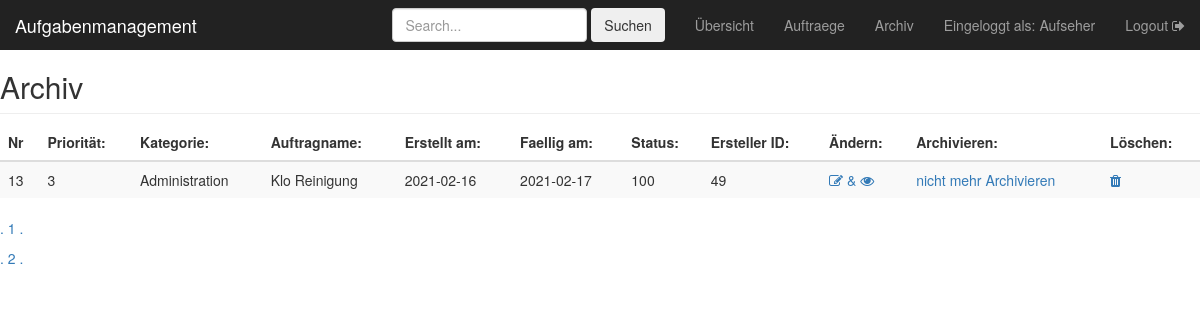
Screenshot of /login/archiv.php (signed in) with the database file from the repository.
### tables this page shows
CREATE TABLE `auftraege` (
  `id` int(11) NOT NULL AUTO_INCREMENT,
  `prioritaet` int(11) NOT NULL,
  `id_kategorien` int(11) DEFAULT NULL,
  `Auftragsname` varchar(50) NOT NULL,
  `Auftragsbeschreibung` text NOT NULL,
  `erstelldatum` date NOT NULL,
  `faellig_am` date NOT NULL,
  `Status` int(11) DEFAULT NULL,
  `ersteller` int(20) DEFAULT NULL,
  `archiviert` varchar(10) DEFAULT NULL,
  PRIMARY KEY (`id`),
  KEY `id_kategorien` (`id_kategorien`),
  CONSTRAINT `auftraege_ibfk_1` FOREIGN KEY (`id_kategorien`) REFERENCES `kategorien` (`id`)
);

CREATE TABLE `kategorien` (
  `id` int(20) NOT NULL AUTO_INCREMENT,
  `kategorienamen` varchar(255) NOT NULL,
  PRIMARY KEY (`id`)
);

### login/archiv.php (the view, shortened to what this page needs)
<?php
include "dbconnector.inc.php";
?>
<!DOCTYPE html>
<html lang="en"><head><meta http-equiv="Content-Type" content="text/html; charset=UTF-8">
    <link rel="stylesheet" href="font-awesome/css/font-awesome.min.css">
    <link href="./Dashboard Template for Bootstrap_files/bootstrap.min.css" rel="stylesheet">
    <link href="./Dashboard Template for Bootstrap_files/ie10-viewport-bug-workaround.css" rel="stylesheet">
    <link href="./Dashboard Template for Bootstrap_files/dashboard.css" rel="stylesheet">
  </head>
  <body>
  <nav class="navbar navbar-inverse navbar-fixed-top">
      <div class="container-fluid">
        <div class="navbar-header">
          <a class="navbar-brand" href="#">Aufgabenmanagement</a>
        </div>
        <div id="navbar" class="navbar-collapse collapse">
          <ul class="nav navbar-nav navbar-right">
            <?php
            if(isset($_SESSION['login'])){
              echo "
            <li><a href='user.php'>Übersicht</a></li>
            <li><a href='auftrag.php'>Auftraege</a></li>
            <li><a href='archiv.php'>Archiv</a></li>
              ";
            }
              ?>
              <li><a>Eingeloggt als: <?php echo $_SESSION['username']  ?> </a></li>
            <li><a href='logout.php'>Logout <i class="fa fa-sign-out" aria-hidden="true"></i></a></li>
          </ul>
          <form class="navbar-form navbar-right act" action="archiv.php" method="post">
            <input type="text" class="form-control" name="search" id="search" placeholder="Search...">
            <button type="submit" name="button" value="submit"   class="btn btn-light">Suchen</button>
          </form>
        </div>
      </div>
    </nav>
          <h2 class="sub-header">Archiv</h2>
          <div class="table-responsive">
            <table class="table table-striped">
              <thead>
                <tr>
                  <th>Nr</th>
                  <th>Priorität:</th>
                  <th>Kategorie:</th>
                  <th>Auftragname:</th>
                  <th>Erstellt am:</th>
                  <th>Faellig am:</th>
                  <th>Status:</th>
                  <th>Ersteller ID:</th>
                  <th>Ändern:</th>
                  <th>Archivieren:</th>
                  <th>Löschen:</th>
                </tr>
              </thead>
              <tbody>
              <?php
            $sql = "SELECT * FROM auftraege";
            $result = $mysqli->query($sql);
            $countTotal = $result->num_rows;
            $countPerPage = 15;
            $numberOfPages= ceil($countTotal/$countPerPage);
            if(!isset($_GET['page'])){
              $page= 1;
            } else {
              $page = $_GET['page'];
            }
            $limitNr1 = (($page-1)*$countPerPage);
            if(empty($error)){
              $sql="select a.id as nr,a.prioritaet as prioritaet,k.kategorienamen as kategorie,a.auftragsname as auftragsname,a.erstelldatum as erstelldatum,a.faellig_am as faellig_am,a.Status as status, a.ersteller as ersteller from auftraege as a Left join kategorien as k on a.id_kategorien =k.id Left join user_has_kategorien as uhk on a.id_kategorien=uhk.id_kategorien WHERE uhk.id_user=".$_SESSION['login']." and a.archiviert is not null  order by faellig_am asc, prioritaet desc Limit ".$limitNr1.", ".$countPerPage." ;";
              $result = $mysqli->query($sql);
                while($rows = $result->fetch_assoc()) {
                  echo  "<tr><td>". $rows['nr']."</td><td>".$rows['prioritaet'] ."</td><td>".$rows['kategorie']."</td><td>".$rows['auftragsname']."</td><td>".$rows['erstelldatum']."</td><td>".$rows['faellig_am']."</td><td>".$rows['status']."</td><td>".$rows['ersteller']."</td><td><a href='edit.php?auftragnr=".$rows['nr']."'>  <i class='fa fa-pencil-square-o' aria-hidden='true'></i> & <i class='fa fa-eye' aria-hidden='true'></i>  </a></td><td><a href='not_archivieren.php?auftragnr=".$rows['nr']."'>nicht mehr Archivieren  </a></td><td><a href='delete_auftrag.php?auftragnr=".$rows['nr']."'> <i class='fa fa-trash' aria-hidden='true'></i> </a></td></tr>";
              }
            }
						?>
              </tbody>
            </table>
            <?php
            for ($page=1;$page<=$numberOfPages;$page++) {
              echo "<a href='user.php?page=". $page ."'> . $page .  </a><p></p>";
            }
            ?>
          </div>
</body></html>

### rows the page displays
auftraege: id "13", prioritaet "3", id_kategorien.kategorienamen "Administration", Auftragsname "Klo Reinigung", erstelldatum "2021-02-16", faellig_am "2021-02-17", Status "100", ersteller "49"

### other values shown
$_SESSION['username'] "Aufseher"
